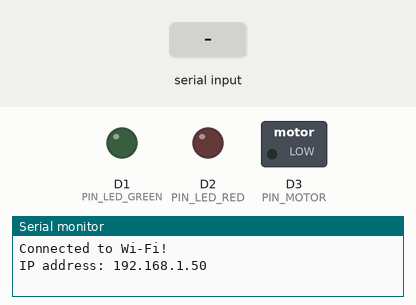
This sketch was run on a simulated Arduino Uno R4 WiFi. Parts: switched loads named in the sketch (green lamp = pin HIGH), output pins drawn as LEDs (lit = HIGH), the last lines printed to the serial monitor. Dashed ring = blinking. Inputs (shaded band) come from the test bench. WiFi joins after 1.5 s; servers stay silent unless stated; uploads are accepted with an empty reply.

Above: at 2.7 s.
2.8 s: "]\n" received over Serial
At 3.3 s:
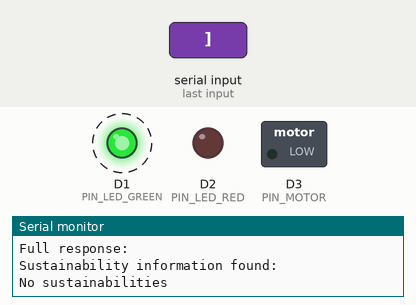
5.8 s: "1\n" received over Serial
At 6.01 s:
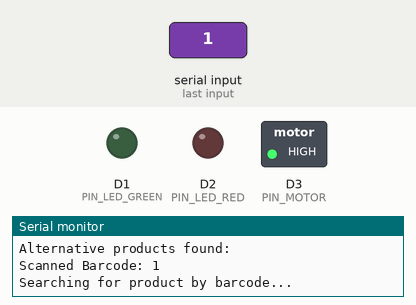
Timing chart, 0 to 8.8 s (numbered marks = the images above; inputs shaded):
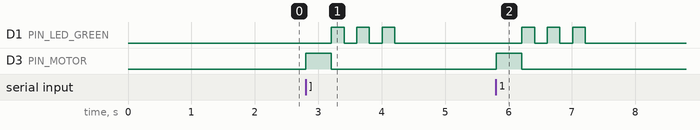

Measured:
- after the input at 2.8 s, D1 (PIN_LED_GREEN): alternates HIGH for 0.20 s and LOW for 0.20 s, 6 changes in all, then stays LOW, starting after 0.41 s; D3 (PIN_MOTOR): LOW → HIGH at once, → LOW 0.40 s later
- after the input at 5.8 s, D1 (PIN_LED_GREEN): alternates HIGH for 0.20 s and LOW for 0.20 s, 6 changes in all, then stays LOW, starting after 0.41 s; D3 (PIN_MOTOR): LOW → HIGH at once, → LOW 0.40 s later

The sketch:

ArduinoWifi.ino
```cpp
#include <WiFiS3.h>
#include <WiFiClient.h>
#include <ArduinoHttpClient.h>

const char *ssid = "Mika";
const char *password = "password";
const char *server = "nickvanhooff.com";
const int port = 80;

WiFiClient wifi;
HttpClient client = HttpClient(wifi, server, port);

// Static IP configuration
IPAddress local_IP(192, 168, 68, 249);
IPAddress gateway(192, 168, 68, 1);
IPAddress subnet(255, 255, 255, 0);

const int PIN_LED_GREEN = 1;
const int PIN_LED_RED = 2;
const int PIN_MOTOR = 3;

void setup()
{
    Serial.begin(2000000);
    pinMode(PIN_LED_GREEN, OUTPUT);
    pinMode(PIN_LED_RED, OUTPUT);
    pinMode(PIN_MOTOR, OUTPUT);
    // Connect to Wi-Fi
    connectToWiFi();
}

void loop()
{
    // Check for Wi-Fi connection
    if (WiFi.status() == WL_CONNECTED)
    {
        // Check if there is incoming data from the barcode scanner
        if (Serial.available() > 0)
        {
          digitalWrite(PIN_MOTOR, HIGH);
            // Read the scanned barcode from Serial
            String barcode = Serial.readStringUntil('\n');
            barcode.trim(); // Remove any extraneous newline or whitespace
            Serial.print("Scanned Barcode: ");
            Serial.println(barcode);
            // Send the barcode to the server
            searchProductByBarcode(barcode);
        }
    }
    else
    {
        Serial.println("Wi-Fi not connected");
    }
    delay(100); // Small delay to avoid overloading the loop
}

void connectToWiFi()
{
    WiFi.begin(ssid, password);
    while (WiFi.status() != WL_CONNECTED)
    {
        delay(1000);
        Serial.println("Connecting to Wi-Fi...");
    }
    Serial.println("Connected to Wi-Fi!");
    Serial.print("IP address: ");
    Serial.println(WiFi.localIP());
}

void searchProductByBarcode(const String &barcode)
{
    Serial.println("Searching for product by barcode...");

    // Ensure the client is disconnected before a new request
    client.stop();

    if (client.connect(server, port))
    {
        sendPostRequest(barcode);
        int statusCode = client.responseStatusCode();
        Serial.print("Status code: ");
        Serial.println(statusCode);

        if (statusCode == 200)
        {
            handleResponse();
        }
        else
        {
            Serial.println("Request failed. Check server or endpoint.");
        }
    }
    else
    {
        Serial.println("Failed to connect to server.");
    }
    client.stop();
}

void sendPostRequest(const String &barcode)
{
    client.beginRequest();
    client.post("/DuurzameScannerApi/public/api/product-by-barcode");

    // Set headers
    client.sendHeader("Content-Type", "application/json");
    client.sendHeader("Accept", "application/json");

    // Send JSON body with the barcode
    String jsonBody = "{\"barcode\": \"" + barcode + "\"}";
    Serial.print("Sending JSON data: ");
    Serial.println(jsonBody);

    client.sendHeader("Content-Length", jsonBody.length());
    client.beginBody();
    client.print(jsonBody);
    client.endRequest();
}

void handleResponse()
{
    digitalWrite(PIN_MOTOR, LOW);

    Serial.println("Reading response...");

    // Read and store the full response
    String response = "";
    const size_t bufferSize = 512;
    char buffer[bufferSize];

    while (client.available())
    {
        int len = client.readBytes(buffer, bufferSize - 1);
        buffer[len] = '\0';
        response += buffer;
    }

    // Print the full response
    Serial.println("Full response:");
    Serial.println(response);

    // Check for sustainability information
    if (response.indexOf("\"sustainabilities\":[]") == -1)
    {
        Serial.println("Sustainability information found:");
        printSustainabilityDetails(response);
    }
    else
    {
        Serial.println("No sustainability information found for this product.");
    }

    // Check for allergen information
    if (response.indexOf("\"allergens\":[]") == -1)
    {
        Serial.println("Allergen information found:");
        printAllergenDetails(response);
    }
    else
    {
        Serial.println("No allergen information found for this product.");
    }

    // Check for alternative products
    if (response.indexOf("\"alternatives\":[]") == -1)
    {
        Serial.println("Alternative products found:");
        printAlternativeDetails(response);
    }
    else
    {
        Serial.println("No alternative products found for this product.");
    }

    Serial.println();
}

void printSustainabilityDetails(const String &response)
{
    int sustainabilitiesStart = response.indexOf("\"sustainabilities\":");
    if (sustainabilitiesStart != -1)
    {
        String sustainabilities = response.substring(sustainabilitiesStart, response.indexOf("]", sustainabilitiesStart) + 1);
        Serial.println("Sustainabilities:");
        Serial.println(sustainabilities);

        blinkLED(PIN_LED_GREEN);
    }
    else
    {
      Serial.println("No sustainabilities");
      blinkLED(PIN_LED_GREEN);
    }
}

void printAllergenDetails(const String &response)
{
    int allergensStart = response.indexOf("\"allergens\":");
    if (allergensStart != -1)
    {
        String allergens = response.substring(allergensStart, response.indexOf("]", allergensStart) + 1);
        Serial.println("Allergens:");
        Serial.println(allergens);
    }
}

void printAlternativeDetails(const String &response)
{
    int alternativesStart = response.indexOf("\"alternatives\":");
    if (alternativesStart != -1)
    {
        String alternatives = response.substring(alternativesStart, response.indexOf("]", alternativesStart) + 1);
        Serial.println("Alternatives:");
        Serial.println(alternatives);
    }
}

void blinkLED(int ledPin)
{
    for (int i = 0; i < 3; i++) // Knipper 3 keer
    {
        digitalWrite(ledPin, HIGH);
        delay(200); // Lampje blijft 200 ms aan
        digitalWrite(ledPin, LOW);
        delay(200); // Lampje blijft 200 ms uit
    }
}
// void vibrateMOTOR(int motor)
// {
//   digitalWrite(motor, HIGH);
//   delay (3000);
//   digitalWrite(motor, LOW);

// }
```
